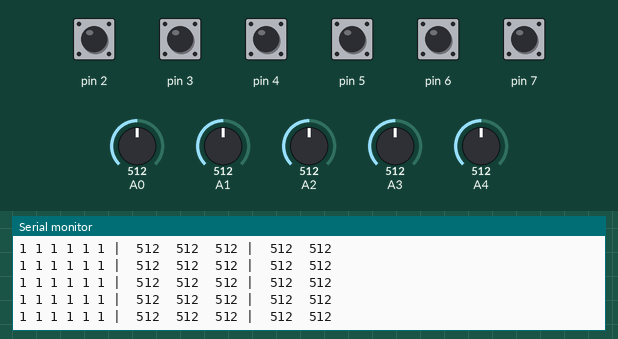
A sketch run on a simulated Arduino Uno, built with avr-gcc and run on an emulated ATmega328P. Shown: the last lines printed to the serial monitor. The test bench sets the inputs (shaded band); at power-on: pin 2–7 HIGH, A0 = 512, A1 = 512, A2 = 512, A3 = 512, A4 = 512.

Above: at 1.2 s.
1.3 s: A0 set to 106
At 1.43 s:
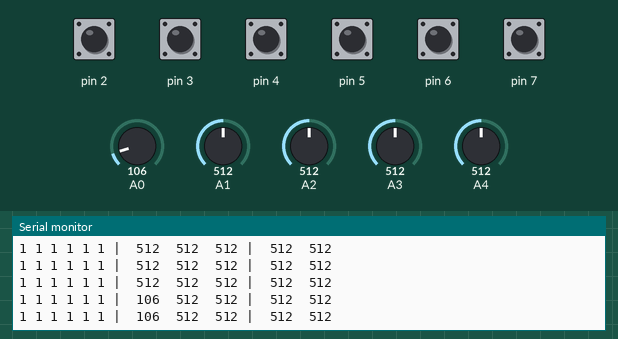
2.8 s: A0 set to 93
At 2.85 s:
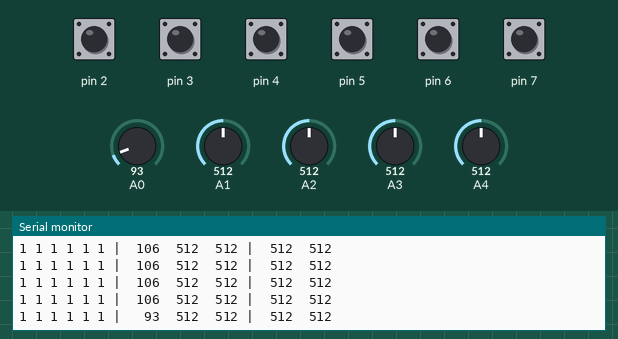
4.7 s: A1 set to 107
At 4.77 s:
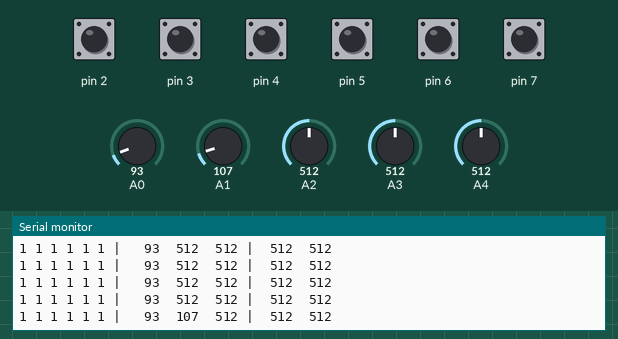
6.2 s: A1 set to 91
At 6.4 s:
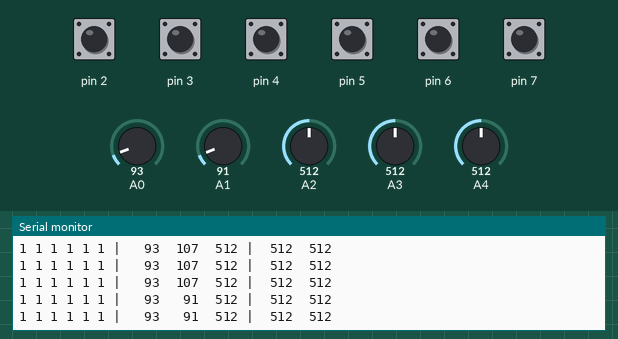
8.1 s: A2 set to 104
At 8.12 s:
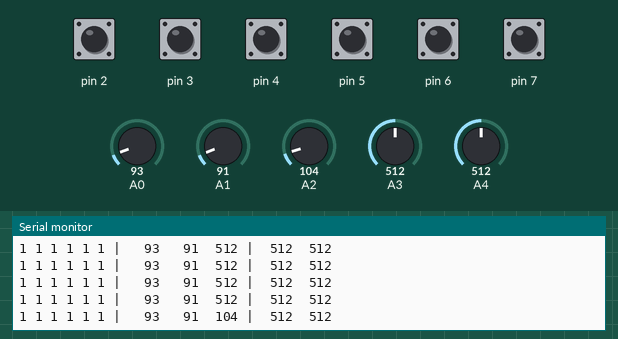
9.6 s: A2 set to 90
At 9.64 s:
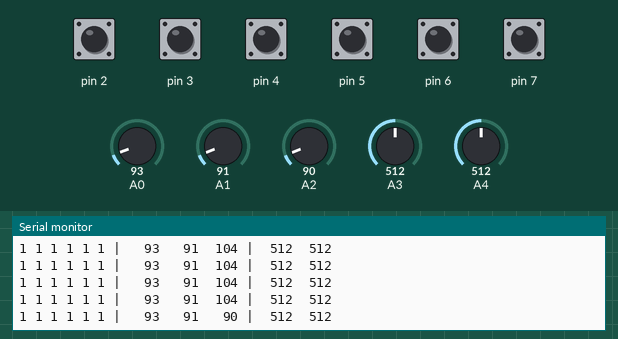

The sketch:

Pyun2Controller2_Test.ino
```cpp
// Pyun2Controller2のテストプログラム
//
// 2 - 7:   Tact Switch
// A0 - A2: POT
// A3 - A4: Joy Stick

#include <stdio.h>

void setup() {
  pinMode(2, INPUT_PULLUP);
  pinMode(3, INPUT_PULLUP);
  pinMode(4, INPUT_PULLUP);
  pinMode(5, INPUT_PULLUP);
  pinMode(6, INPUT_PULLUP);
  pinMode(7, INPUT_PULLUP);

  Serial.begin(9600);
}

void loop() {
  // put your main code here, to run repeatedly:
  char str[80];
  sprintf(str, "%d %d %d %d %d %d | %4d %4d %4d | %4d %4d",
    digitalRead(2),
    digitalRead(3),
    digitalRead(4),
    digitalRead(5),
    digitalRead(6),
    digitalRead(7),
    analogRead(A0),
    analogRead(A1),
    analogRead(A2),
    analogRead(A3),
    analogRead(A4)
  );
  Serial.println(str);
  delay(100);
}
```

Measured:
- the behaviour switches between 100 and 99 on A0 (found by bisection; images 1 and 2)
- the behaviour switches between 100 and 99 on A1 (found by bisection; images 3 and 4)
- the behaviour switches between 100 and 99 on A2 (found by bisection; images 5 and 6)
- after the input at 1.3 s, the serial monitor: prints a new line at once (image 1)
- after the input at 2.8 s, the serial monitor: prints a new line at once (image 2)
- after the input at 4.7 s, the serial monitor: prints a new line after 0.07 s (image 3)
- after the input at 6.2 s, the serial monitor: prints a new line after 0.09 s (image 4)
- after the input at 8.1 s, the serial monitor: prints a new line at once (image 5)
- after the input at 9.6 s, the serial monitor: prints a new line at once (image 6)
